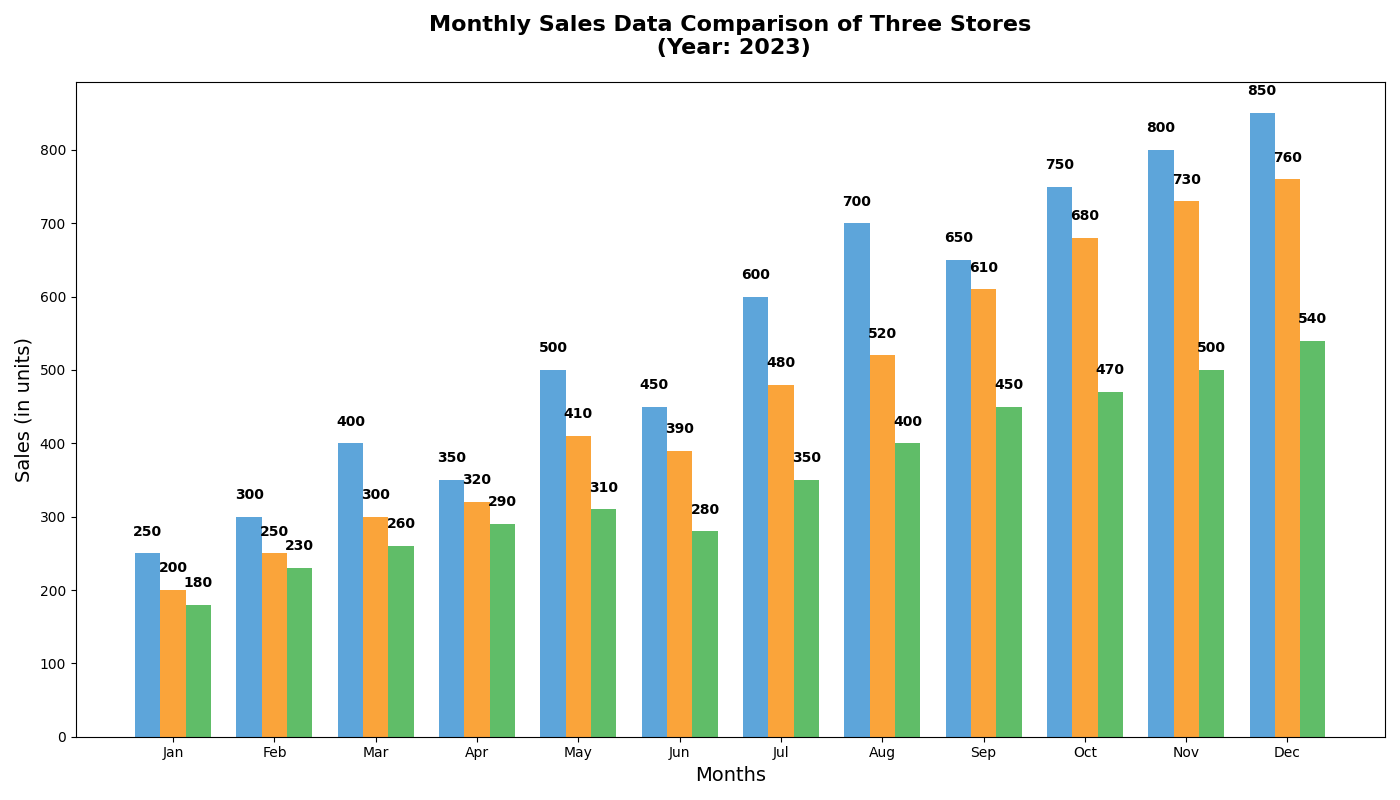

Write the Python code that produced this figure.
import numpy as np
import matplotlib.pyplot as plt

months = [
    'Jan', 'Feb', 'Mar', 'Apr', 'May', 'Jun',
    'Jul', 'Aug', 'Sep', 'Oct', 'Nov', 'Dec'
]

store_a_sales = [250, 300, 400, 350, 500, 450, 600, 700, 650, 750, 800, 850]
store_b_sales = [200, 250, 300, 320, 410, 390, 480, 520, 610, 680, 730, 760]
store_c_sales = [180, 230, 260, 290, 310, 280, 350, 400, 450, 470, 500, 540]

fig, ax = plt.subplots(figsize=(14, 8))
bar_width = 0.25

r1 = np.arange(len(months))
r2 = [x + bar_width for x in r1]
r3 = [x + bar_width for x in r2]

bars1 = ax.bar(r1, store_a_sales, color='#5DA5DA', width=bar_width)
bars2 = ax.bar(r2, store_b_sales, color='#FAA43A', width=bar_width)
bars3 = ax.bar(r3, store_c_sales, color='#60BD68', width=bar_width)

for bars in [bars1, bars2, bars3]:
    for bar in bars:
        yval = bar.get_height()
        ax.text(bar.get_x() + bar.get_width()/2, yval + 20, f'{yval}', ha='center', va='bottom', fontsize=10, fontweight='bold', color='black')

ax.set_title('Monthly Sales Data Comparison of Three Stores\n (Year: 2023)', fontsize=16, weight='bold', pad=20)
ax.set_xlabel('Months', fontsize=14)
ax.set_ylabel('Sales (in units)', fontsize=14)
ax.set_xticks([r + bar_width for r in range(len(months))])
ax.set_xticklabels(months)

plt.tight_layout()
plt.show()
